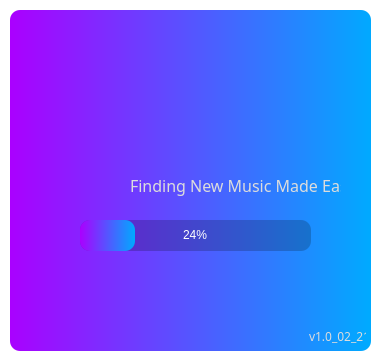
<?xml version="1.0" encoding="UTF-8"?>
<ui version="4.0">
 <class>SplashScreen</class>
 <widget class="QMainWindow" name="SplashScreen">
  <property name="geometry">
   <rect>
    <x>0</x>
    <y>0</y>
    <width>379</width>
    <height>357</height>
   </rect>
  </property>
  <property name="windowTitle">
   <string>MainWindow</string>
  </property>
  <property name="styleSheet">
   <string notr="true">background-color: rgba(255, 255, 255,0);</string>
  </property>
  <widget class="QWidget" name="centralwidget">
   <widget class="QFrame" name="mainFrame">
    <property name="geometry">
     <rect>
      <x>10</x>
      <y>10</y>
      <width>361</width>
      <height>341</height>
     </rect>
    </property>
    <property name="font">
     <font>
      <family>MS Serif</family>
     </font>
    </property>
    <property name="styleSheet">
     <string notr="true">QFrame{
	background-color: qlineargradient(spread:pad, x1:0, y1:0.506, x2:1, y2:0.517, stop:0 rgba(170, 0, 255, 255), stop:1 rgba(0, 170, 255, 255));
	color: rgb(220, 220, 220);
	border-radius: 10px;
}</string>
    </property>
    <property name="frameShape">
     <enum>QFrame::StyledPanel</enum>
    </property>
    <property name="frameShadow">
     <enum>QFrame::Raised</enum>
    </property>
    <widget class="QFrame" name="versionFrame">
     <property name="geometry">
      <rect>
       <x>290</x>
       <y>310</y>
       <width>75</width>
       <height>32</height>
      </rect>
     </property>
     <property name="styleSheet">
      <string notr="true">background-color: rgba(255, 255, 255, 0);</string>
     </property>
     <property name="frameShape">
      <enum>QFrame::StyledPanel</enum>
     </property>
     <property name="frameShadow">
      <enum>QFrame::Raised</enum>
     </property>
     <layout class="QVBoxLayout" name="verticalLayout">
      <item>
       <widget class="QLabel" name="versionLabel">
        <property name="font">
         <font>
          <family>Humnst777 BlkCn BT</family>
         </font>
        </property>
        <property name="styleSheet">
         <string notr="true">background-color: rgba(255, 255, 255, 0);</string>
        </property>
        <property name="text">
         <string>v1.0_02_21</string>
        </property>
       </widget>
      </item>
     </layout>
    </widget>
    <widget class="QFrame" name="logoFrame">
     <property name="geometry">
      <rect>
       <x>20</x>
       <y>80</y>
       <width>321</width>
       <height>80</height>
      </rect>
     </property>
     <property name="styleSheet">
      <string notr="true">
background-color: rgba(255, 255, 255, 0);</string>
     </property>
     <property name="frameShape">
      <enum>QFrame::StyledPanel</enum>
     </property>
     <property name="frameShadow">
      <enum>QFrame::Raised</enum>
     </property>
     <widget class="QLabel" name="logoLabel">
      <property name="geometry">
       <rect>
        <x>10</x>
        <y>0</y>
        <width>291</width>
        <height>111</height>
       </rect>
      </property>
      <property name="styleSheet">
       <string notr="true">image: url(:/images/Media/vs_white.png);</string>
      </property>
      <property name="text">
       <string/>
      </property>
     </widget>
    </widget>
    <widget class="QFrame" name="musicNoteFrame">
     <property name="geometry">
      <rect>
       <x>90</x>
       <y>9</y>
       <width>191</width>
       <height>121</height>
      </rect>
     </property>
     <property name="styleSheet">
      <string notr="true">background-color: rgba(255, 255, 255, 0);</string>
     </property>
     <property name="frameShape">
      <enum>QFrame::StyledPanel</enum>
     </property>
     <property name="frameShadow">
      <enum>QFrame::Raised</enum>
     </property>
     <widget class="QLabel" name="musicNoteLabel">
      <property name="geometry">
       <rect>
        <x>0</x>
        <y>0</y>
        <width>181</width>
        <height>101</height>
       </rect>
      </property>
      <property name="styleSheet">
       <string notr="true">background-color: rgba(255, 255, 255, 0);
image: url(:/images/Media/musicnotes2.png);</string>
      </property>
      <property name="text">
       <string/>
      </property>
     </widget>
    </widget>
    <widget class="QFrame" name="spotifyFrame">
     <property name="geometry">
      <rect>
       <x>110</x>
       <y>240</y>
       <width>161</width>
       <height>80</height>
      </rect>
     </property>
     <property name="styleSheet">
      <string notr="true">background-color: rgba(255, 255, 255, 0);</string>
     </property>
     <property name="frameShape">
      <enum>QFrame::StyledPanel</enum>
     </property>
     <property name="frameShadow">
      <enum>QFrame::Raised</enum>
     </property>
     <widget class="QLabel" name="spotifyLabel">
      <property name="geometry">
       <rect>
        <x>10</x>
        <y>20</y>
        <width>131</width>
        <height>41</height>
       </rect>
      </property>
      <property name="styleSheet">
       <string notr="true">image: url(:/images/Media/poweredby_2.png);
background-color: rgba(255, 255, 255, 0);</string>
      </property>
      <property name="text">
       <string/>
      </property>
     </widget>
    </widget>
    <widget class="QFrame" name="descFrame">
     <property name="geometry">
      <rect>
       <x>70</x>
       <y>160</y>
       <width>261</width>
       <height>31</height>
      </rect>
     </property>
     <property name="styleSheet">
      <string notr="true">background-color: rgba(255, 255, 255, 0);</string>
     </property>
     <property name="frameShape">
      <enum>QFrame::StyledPanel</enum>
     </property>
     <property name="frameShadow">
      <enum>QFrame::Raised</enum>
     </property>
     <widget class="QLabel" name="descLabel">
      <property name="geometry">
       <rect>
        <x>50</x>
        <y>0</y>
        <width>231</width>
        <height>31</height>
       </rect>
      </property>
      <property name="font">
       <font>
        <family>Humanst521 BT</family>
        <pointsize>12</pointsize>
       </font>
      </property>
      <property name="styleSheet">
       <string notr="true">background-color: rgba(255, 255, 255, 0);</string>
      </property>
      <property name="text">
       <string>Finding New Music Made Easy</string>
      </property>
     </widget>
    </widget>
    <widget class="QFrame" name="progbarFrame">
     <property name="geometry">
      <rect>
       <x>30</x>
       <y>190</y>
       <width>311</width>
       <height>61</height>
      </rect>
     </property>
     <property name="styleSheet">
      <string notr="true">background-color: rgba(255, 255, 255, 0);</string>
     </property>
     <property name="frameShape">
      <enum>QFrame::StyledPanel</enum>
     </property>
     <property name="frameShadow">
      <enum>QFrame::Raised</enum>
     </property>
     <widget class="QProgressBar" name="progressBar">
      <property name="geometry">
       <rect>
        <x>40</x>
        <y>20</y>
        <width>231</width>
        <height>31</height>
       </rect>
      </property>
      <property name="styleSheet">
       <string notr="true">QProgressBar{
	/*background-color: rgb(0, 135, 202);*/
	background-color: rgba(0, 0, 0, 0.2);
	color: rgb(255, 255, 255);
	border-style: none;
	border-radius: 10px;
	text-align: center;
}

QProgressBar::chunk{
	background-color: qlineargradient(spread:pad, x1:0, y1:0.506, x2:1, y2:0.517, stop:0 rgba(170, 0, 255, 255), stop:1 rgba(0, 170, 255, 255));
	border-radius: 10px;
}</string>
      </property>
      <property name="value">
       <number>24</number>
      </property>
     </widget>
    </widget>
   </widget>
  </widget>
 </widget>
 <resources>
  <include location="vs_app.qrc"/>
 </resources>
 <connections/>
</ui>
